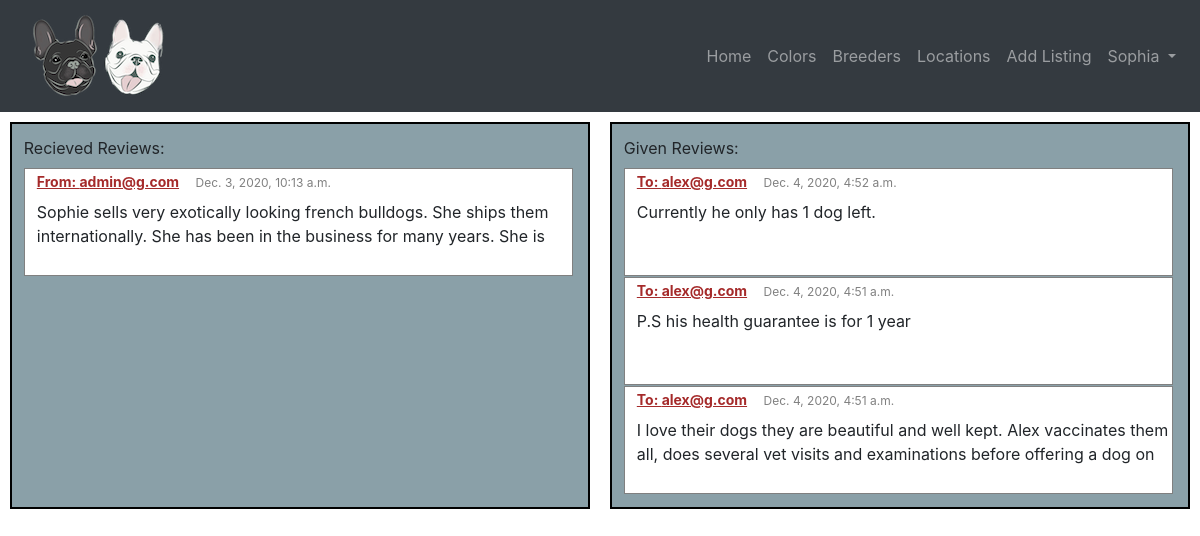
The page /my_reviews (signed in) on the database its author committed.
### puppysearch/models.py (models this page shows, shortened)
class User(AbstractUser):
    company_name = models.CharField(max_length=64, blank=True)
    first_name = models.CharField(max_length=64)
    last_name = models.CharField(max_length=64)
    phone = models.CharField(max_length=64)
    is_breeder = models.BooleanField(default=False)
    timestamp = models.DateTimeField(default=datetime.now)
    favorites = models.ManyToManyField('Listing', blank=True, related_name="watchers")

class Review(models.Model):
    reviewer = models.ForeignKey(User, on_delete=models.CASCADE, related_name="reviews")
    content = models.TextField(blank=True)
    timestamp = models.DateTimeField(default=datetime.now, null=True, blank=True)
    reviewed = models.ForeignKey(User, on_delete=models.CASCADE, null=True, related_name="reviewed")

### puppysearch/views.py (the view)
# urls.py: path("my_reviews", views.my_reviews, name="my_reviews"),
def my_reviews(request):
    recieved_reviews = Review.objects.all().filter(reviewed=request.user).order_by("-timestamp")
    given_reviews = Review.objects.all().filter(reviewer=request.user).order_by("-timestamp")
    context = {
        "recieved_reviews": recieved_reviews,
        "given_reviews": given_reviews
    }
    return render(request, "puppysearch/my_reviews.html", context)

### puppysearch/templates/puppysearch/my_reviews.html (shortened to what this page needs)
{% extends "puppysearch/layout.html" %} {%load static%}
{% block body %}
{%if user.is_breeder%}
<div class="flex-container">
  <div class="flex-child">
    <label>Recieved Reviews: </label>
        {% for review in recieved_reviews %}
        <div class="reviews_inner_div">
            <label class="owner_label"> From: {{review.reviewer.email}} </label>
            <label class="timestamp_label"> {{review.timestamp}} </label>
            <p class="review_content"> {{review.content}} </p>
        </div>
        {%endfor%}
  </div>
  {%endif%}
  <div class="flex-child">
    <label>Given Reviews:</label>
        {% for review in given_reviews %}
        <div class="reviews_inner_div">
            <label class="owner_label"> To: {{review.reviewed.email}} </label>
            <label class="timestamp_label"> {{review.timestamp}} </label>
            <p class="review_content"> {{review.content}} </p>
        </div>
        {%endfor%}
  </div>
</div>
</html>
{% endblock %}

### puppysearch/templates/puppysearch/layout.html (shortened to what this page needs)
{%load static%}
<!DOCTYPE html>
<html lang="en">
<head>
    <link rel="stylesheet" href="https://stackpath.bootstrapcdn.com/bootstrap/4.3.1/css/bootstrap.min.css">
    <link href="https://maxcdn.bootstrapcdn.com/font-awesome/4.7.0/css/font-awesome.min.css" rel="stylesheet"/>
    <link href="{% static 'puppysearch/styles.css' %}" rel="stylesheet">
</head>
<body>
    <nav class="navbar navbar-expand-lg navbar-dark bg-dark static-top">
        <div class="div_nav_bar">
            <a class="navbar-brand" href="{% url 'index' %}">
                <img src="{% static 'media/logo.png' %}" alt="logo">
            </a>
        </div>
        <div class="collapse navbar-collapse" id="navbarResponsive">
            <ul class="navbar-nav ml-auto">
                <li class="nav-item">
                    <a class="nav-link" href="{% url 'index' %}"> Home
                    </a>
                </li>
                <li class="nav-item">
                    <a class="nav-link" href="{% url 'colors' %}">Colors</a>
                </li>
                <li class="nav-item">
                    <a class="nav-link" href="{% url 'breeders'%}">Breeders</a>
                </li>
                <li class="nav-item">
                    <a class="nav-link" href="{% url 'locations'%}">Locations</a>
                </li>
                {% if user.is_authenticated%}
                 {%if user.is_breeder%}
                 <li class="nav-item">
                    <a class="nav-link" href="{% url 'add_listing'%}">Add Listing</a>
                </li>
                {%endif%}
                <li class="nav-item dropdown">
                    <a class="nav-link dropdown-toggle" href="#" id="navbarDropdown" role="button" data-toggle="dropdown" aria-haspopup="true" aria-expanded="false">
                        {{ user.username }}
                    </a>
                </li>
                {% endif %}
            </ul>
        </div>
    </nav>
    <div class="body">
        {% block body %}{% endblock %}
</body>
</html>

### puppysearch/static/puppysearch/styles.css (style rules this page uses)
.div_nav_bar { margin-left: 1%; }
.owner_label { font-size: 14px !important; text-decoration: underline; color: brown; }
.timestamp_label { margin-left: 0; padding-left: 0; font-size: 12px; }
.review_content { margin-left: 12px; overflow: auto; height: 50px; }
.reviews_inner_div { border: 1px solid grey; margin-right: 3px; height: 108px; margin-bottom: 1px; background-color: white; }
.flex-container { margin-top: 10px; margin-left: 10px; margin-right: 10px; display: flex; }
.flex-child { padding: 1%; flex: 1; background: #8aa0a8; border: 2px solid black; }
.flex-child:first-child { padding: 1%; background: #8aa0a8; margin-right: 20px; }
.owner_label { padding-left: 12px; font-weight: bolder; font-size: 18px; }
.timestamp_label { padding-left: 12px; font-weight: 12px; color: grey; }

### rows shown on the page
User: username "Sophia"
Review: reviewer.email "admin@g.com", timestamp "Dec. 3, 2020, 10:13 a.m.", content "Sophie sells very exotically looking french bulldogs. She ships them internationally. She has been in the business for many years. She is…"
Review: reviewed.email "alex@g.com", timestamp "Dec. 4, 2020, 4:52 a.m.", content "Currently he only has 1 dog left."
Review: reviewed.email "alex@g.com", timestamp "Dec. 4, 2020, 4:51 a.m.", content "P.S his health guarantee is for 1 year"
Review: reviewed.email "alex@g.com", timestamp "Dec. 4, 2020, 4:51 a.m.", content "I love their dogs they are beautiful and well kept. Alex vaccinates them all, does several vet visits and examinations before offering a dog on…"
